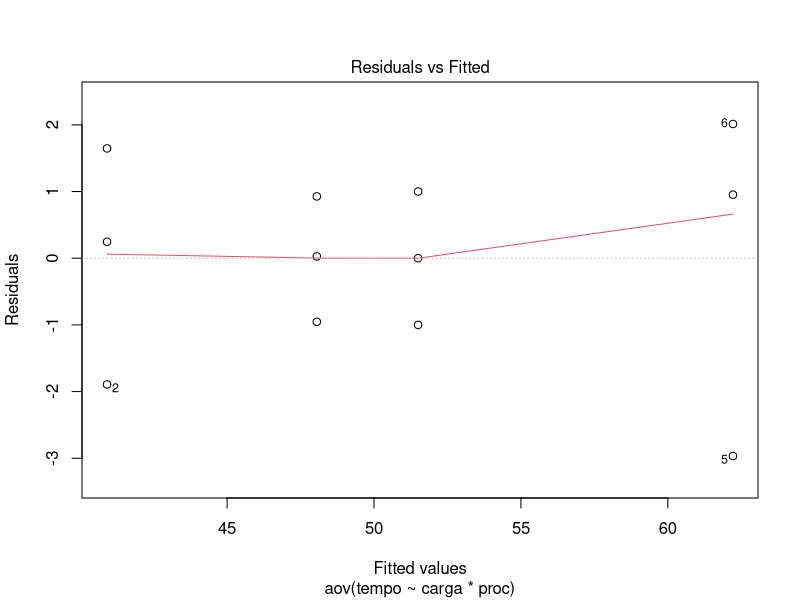
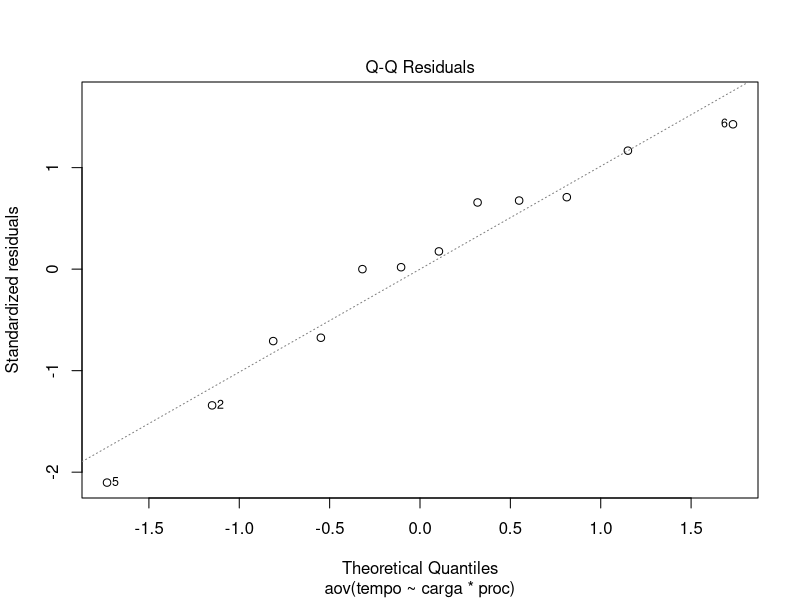
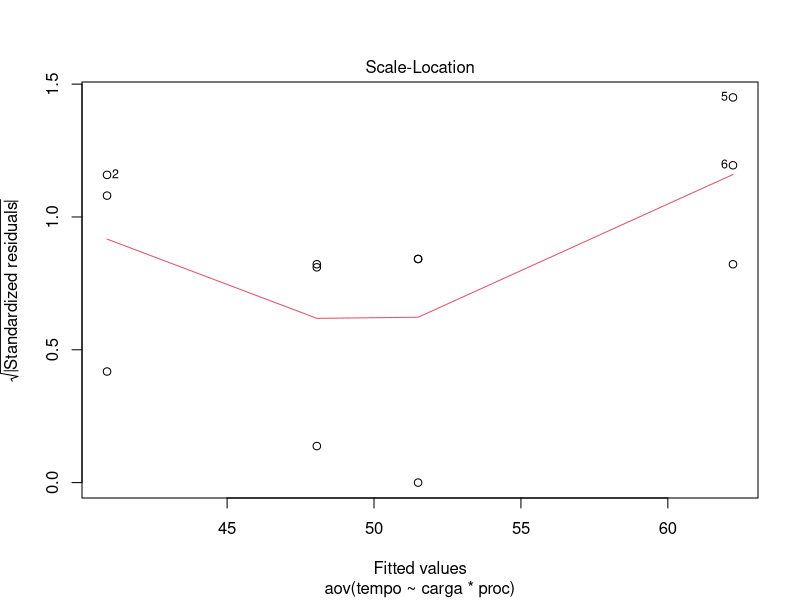
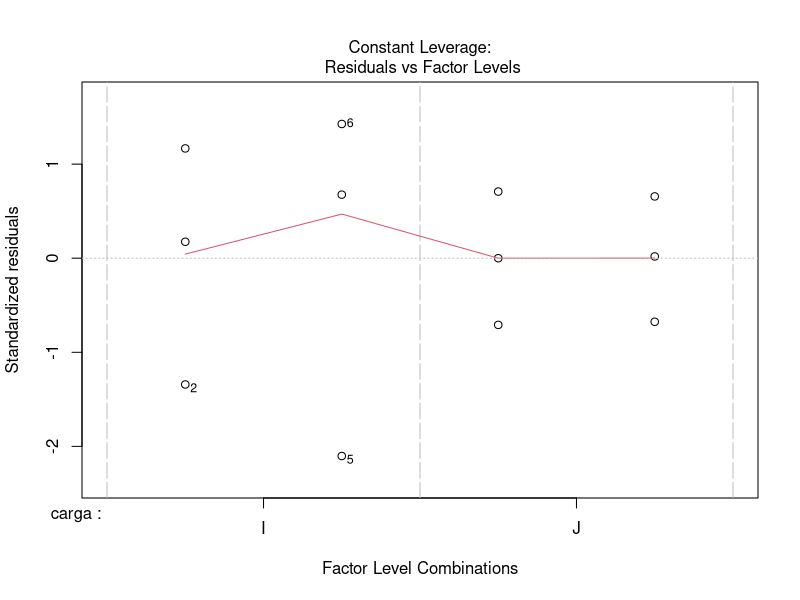
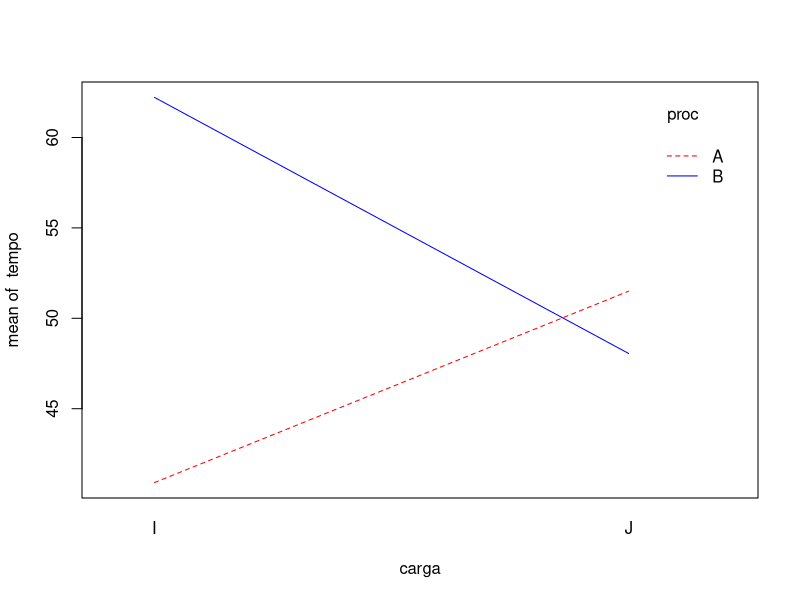
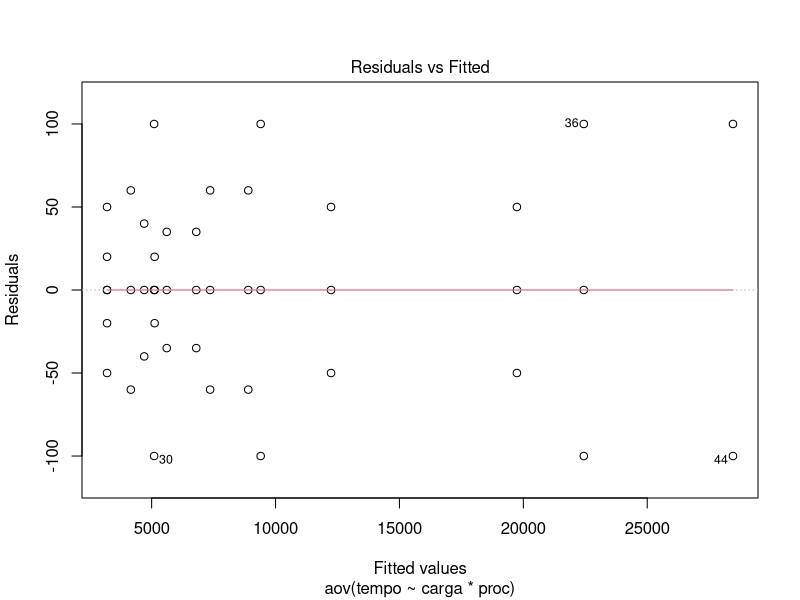
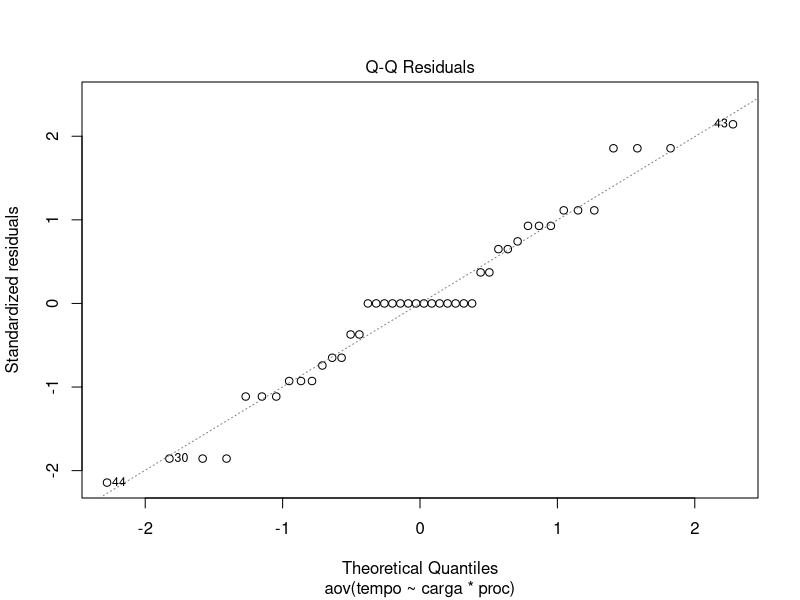
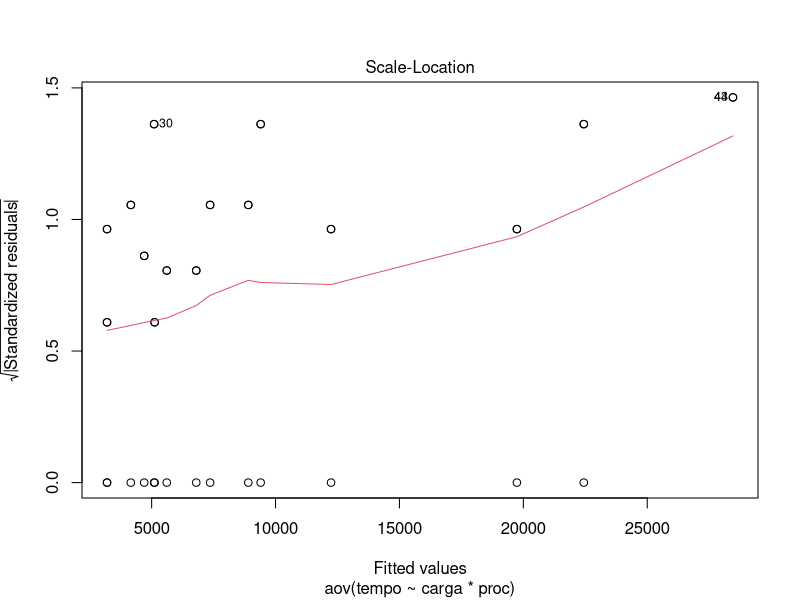

These figures' R source, in order:
## ---- chunk 1
knitr::opts_chunk$set(echo = TRUE)
## ---- chunk 2
dados <- read.table("q2.dat", head=T, colClasses=c("factor", "factor", "numeric"))
dados
str(dados) # Colunas tem de sempre ser factor
(dados.aov <- aov(tempo ~ carga * proc, data=dados))
summary(dados.aov)

(SS <- anova(dados.aov)['Sum Sq'])
(SST <- sum(SS))
 100*SS/sum(SS)
 
plot(dados.aov) 
with(dados, interaction.plot(carga, proc, tempo, col=c("red", "blue")))
fligner.test(tempo ~ interaction(carga, proc), dados) # p-value > alfa
TukeyHSD(dados.aov) # carga nao eh significativo p adj > alfa
## ---- chunk 3
dados <- read.table("q3.dat", head=T)
str(dados)
#dados
(dados.aov <- aov(tempo ~ carga * proc, data=dados))
summary(dados.aov)


(SS <- anova(dados.aov)['Sum Sq'])
(SST <- sum(SS))
(SST.percentage = 100*SS/sum(SS))
# fator dominante é o processador, pois a porcentagem da concentração de variação é maior

model.tables(dados.aov)
model.tables(dados.aov, type="means")
TukeyHSD(dados.aov)
# Não tem diferença significativa qnd o range lwr e upr contém 0
plot(dados.aov) 
with(dados, interaction.plot(carga, proc, tempo, col=c("red", "blue")))

fligner.test(tempo ~ interaction(carga, proc), dados)
## ---- chunk 4
dados <- read.table("doe-wifi-routers.dat", head=T)
dados$usuarios <- as.factor(dados$usuarios)
dados
str(dados)
(dados.aov <- aov(lat ~ roteador * usuarios * so, data=dados))
summary(dados.aov)

(SS <- anova(dados.aov)['Sum Sq'])
(SST <- sum(SS))
(SST.percentage = round(100*SS/SST, 2))
(users = SST.percentage$'Sum Sq'[1])
(router = SST.percentage$'Sum Sq'[3])
(users.router = SST.percentage$'Sum Sq'[4])
#model.tables(dados.aov)
#model.tables(dados.aov, type="means")
#TukeyHSD(dados.aov)


## ---- chunk 5
dados <- read.table("doe-lp-gpu.dat", head=T)
#dados
(dados.aov <- aov(texec ~ lp * gpu, data=dados))
summary(dados.aov)

(SS <- anova(dados.aov)['Sum Sq'])
(SST <- sum(SS))
(SST.percentage = 100*SS/sum(SS))
model.tables(dados.aov)
model.tables(dados.aov, type="means")
#TukeyHSD(dados.aov)
with(dados, interaction.plot(lp, gpu, texec, col=c("red", "blue")))
